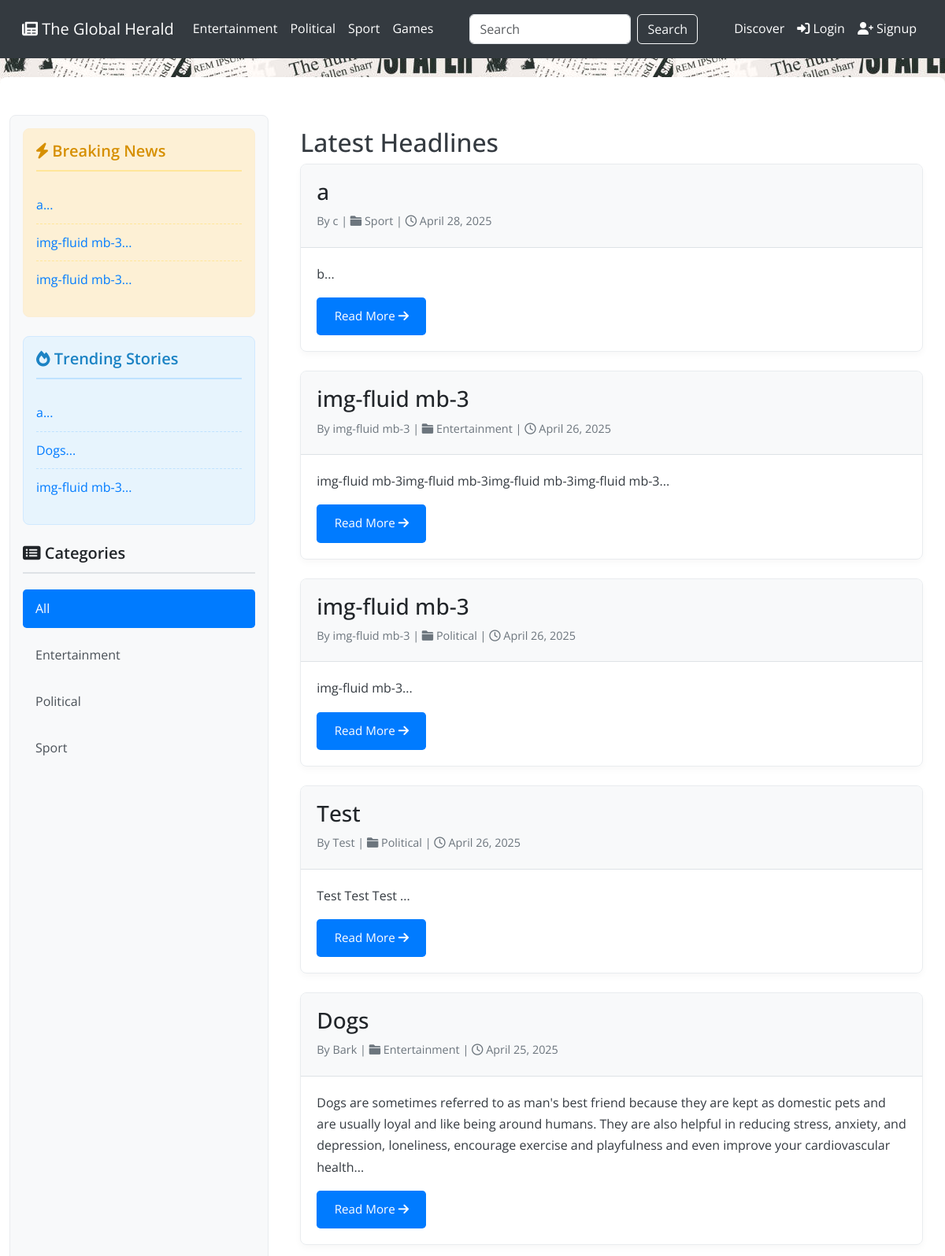
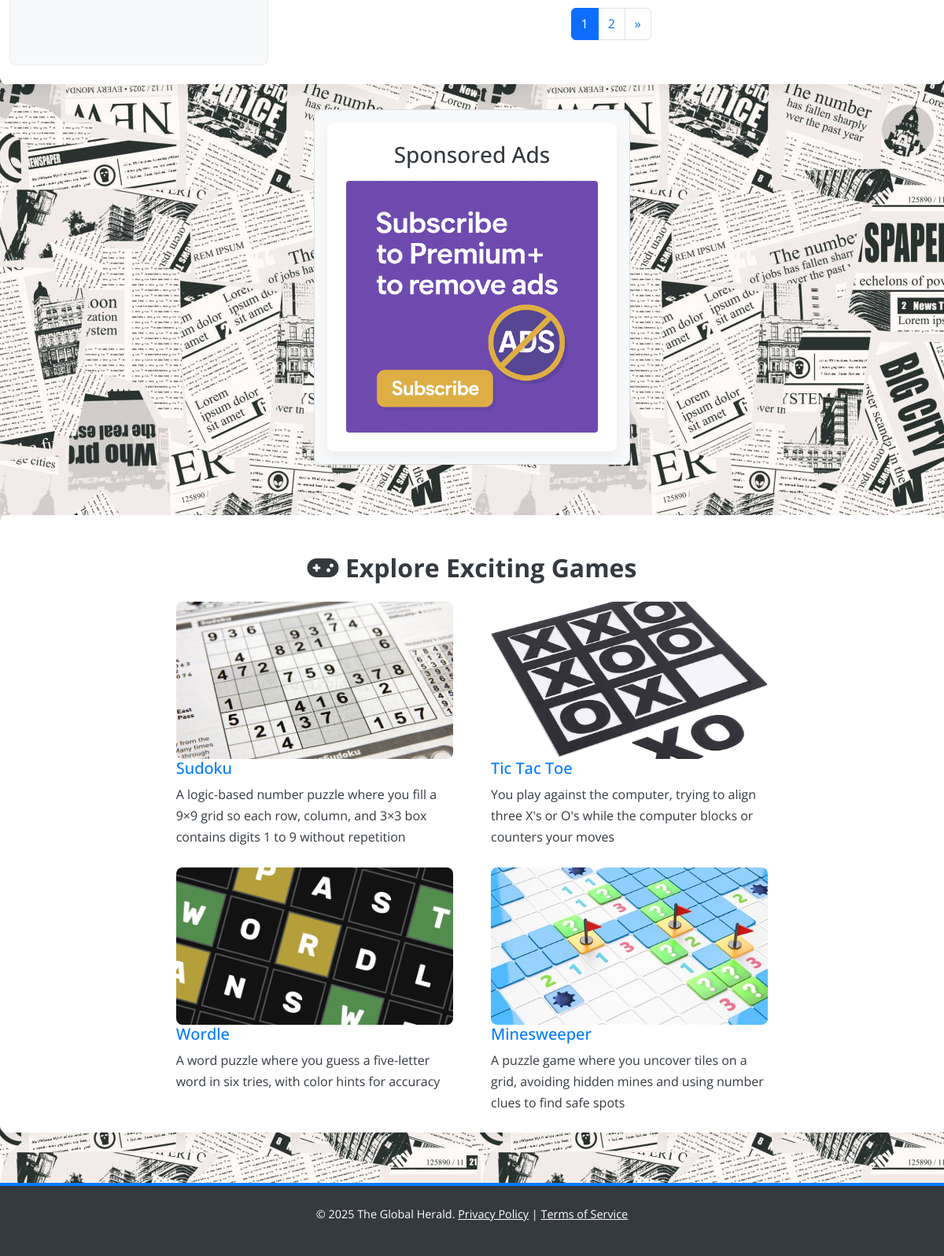
The page / on the database its author committed (2 pictures, top to bottom).
### tables this page shows
CREATE TABLE `category` (
  `category_id` int(11) NOT NULL,
  `category_name` varchar(255) NOT NULL
);

CREATE TABLE `articles` (
  `id` int(11) NOT NULL,
  `title` varchar(255) NOT NULL,
  `content` text NOT NULL,
  `author` varchar(100) NOT NULL,
  `created_at` timestamp NOT NULL DEFAULT current_timestamp(),
  `category_id` int(11) NOT NULL,
  `image_path` mediumtext NOT NULL,
  `views` int(11) NOT NULL DEFAULT 0
);

CREATE TABLE `game` (
  `GameID` int(11) NOT NULL,
  `Title` varchar(255) NOT NULL,
  `Description` varchar(500) NOT NULL,
  `img` text NOT NULL,
  `page` varchar(255) NOT NULL
);

### src/Views/index_view.php (the view, shortened to what the rows shown need)
<!DOCTYPE html>
<html lang="en">
<head>
        <link href="https://cdn.jsdelivr.net/npm/bootstrap@5.3.0/dist/css/bootstrap.min.css" rel="stylesheet">
        <link rel="stylesheet" href="https://cdnjs.cloudflare.com/ajax/libs/font-awesome/6.0.0-beta3/css/all.min.css">
        <link rel="stylesheet" href="../style/index.css">
</head>
<body>
        <?php include 'navbar.php'; ?>
        <div class="container mt-4">
                <div class="row">
                        <div class="col-md-3 sidebar">
                                <div class="breaking-news">
                                        <ul>
                                                <?php
                                                $breaking_news_query = "SELECT id, title FROM articles ORDER BY created_at DESC LIMIT 3";
                                                $breaking_news_result = $db->query($breaking_news_query);
                                                if ($breaking_news_result && $breaking_news_result->num_rows > 0): ?>
                                                        <?php while ($news = $breaking_news_result->fetch_assoc()): ?>
                                                                <li><a href="#"><?= htmlspecialchars(substr($news['title'], 0, 60)) ?>...</a>
                                                                </li>
                                                        <?php endwhile; ?>
                                                <?php else: ?>
                                                        <li>No breaking news at the moment.</li>
                                                <?php endif; ?>
                                        </ul>
                                </div>
                                <div class="popular-articles">
                                        <ul>
                                                <?php
                                                $popular_articles_query = "SELECT id, title FROM articles ORDER BY views DESC LIMIT 3";
                                                $popular_articles_result = $db->query($popular_articles_query);
                                                if ($popular_articles_result && $popular_articles_result->num_rows > 0): ?>
                                                        <?php while ($popular = $popular_articles_result->fetch_assoc()): ?>
                                                                <li><a href="article.php?id=<?= $popular['id'] ?>"><?= htmlspecialchars(substr($popular['title'], 0, 50)) ?>...</a>
                                                                </li>
                                                        <?php endwhile; ?>
                                                <?php else: ?>
                                                        <li>No trending stories yet.</li>
                                                <?php endif; ?>
                                        </ul>
                                </div>
                                <div>
                                        <ul class="category-list">
                                                <?php
                                                $categories_result->data_seek(0);
                                                while ($category = $categories_result->fetch_assoc()): ?>
                                                        <li
                                                                class="<?= $selected_category == $category['category_id'] ? 'active' : '' ?>">
                                                                <a href="index.php?category_id=<?= $category['category_id'] ?>">
                                                                        <?= htmlspecialchars($category['category_name']) ?>
                                                                </a>
                                                        </li>
                                                <?php endwhile; ?>
                                        </ul>
                                </div>
                        </div>
                        <div class="col-md-9 main-content">
                                <h2><?= $heading_text ?></h2>
                                <?php if ($articles_result->num_rows > 0): ?>
                                        <?php while ($article = $articles_result->fetch_assoc()): ?>
                                                <div class="article-card">
                                                        <div class="article-header">
                                                                <h2><?= htmlspecialchars($article['title']) ?></h2>
                                                                <p class="article-meta">
                                                                        By <?= htmlspecialchars($article['author']) ?> |
                                                                        <i class="fas fa-folder"></i>
                                                                        <?= htmlspecialchars($article['category_name']) ?> |
                                                                        <i class="far fa-clock"></i>
                                                                        <?= date("F j, Y", strtotime($article['created_at'])) ?>
                                                                </p>
                                                        </div>
                                                        <div class="article-content">
                                                                <p><?= nl2br(htmlspecialchars($article['short_content'])) ?>...</p>
                                                                <a href="article.php?id=<?= $article['id'] ?>"
                                                                        class="read-more-btn">Read More <i
                                                                                class="fas fa-arrow-right"></i></a>
                                                        </div>
                                                </div>
                                        <?php endwhile; ?>
                                <?php else: ?>
                                        <p class="lead">No articles available in this category.</p>
                                <?php endif; ?>
                        </div>
                </div>
        </div>
        <section class="container-games" id="games">
                <div class="container">
                        <div class="row ify-content-center">
                                <div class="col-md-10 col-lg-8 p-b-20">
                                        <div class="how2 how2-cl4 flex-s-c m-r-10 m-r-0-sr991">
                                                <h2 class="section-title"><i class="fas fa-gamepad"></i> Explore
                                                        Exciting Games</h2>
                                        </div>
                                        <div class="row p-t-35">
                                                <?php if ($games_result && $games_result->num_rows > 0): ?>
                                                        <?php while ($game = $games_result->fetch_assoc()): ?>
                                                                <div class="col-sm-6 p-r-25 p-r-15-sr991">
                                                                        <div class="m-b-45">
                                                                                <a href="index.php?play=<?= htmlspecialchars($game['GameID']) ?>"
                                                                                        class="wrap-pic-w hov1 trans-03">
                                                                                        <img src="<?= htmlspecialchars($game['img']) ?>"
                                                                                                alt="<?= htmlspecialchars($game['Title']) ?>"
                                                                                                class="game-img">
                                                                                </a>
                                                                                <div class="p-t-16">
                                                                                        <h5 class="p-b-5">
                                                                                                <a href="index.php?play=<?= htmlspecialchars($game['GameID']) ?>"
                                                                                                        class="f1-m-3 cl2 hov-cl10 trans-03">
                                                                                                        <?= htmlspecialchars($game['Title']) ?>
                                                                                                </a>
                                                                                        </h5>
                                                                                        <span class="cl8">
                                                                                                <span class="f1-s-3">
                                                                                                        <?= nl2br(htmlspecialchars($game['Description'])) ?>
                                                                                                </span>
                                                                                        </span>
                                                                                </div>
                                                                        </div>
                                                                </div>
                                                        <?php endwhile; ?>
                                                <?php else: ?>
                                                        <p class="lead">No games available at the moment.</p>
                                                <?php endif; ?>
                                        </div>
                                </div>
                        </div>
                </div>
        </section>
        <link rel="stylesheet" href="https://cdnjs.cloudflare.com/ajax/libs/font-awesome/6.0.0/css/all.min.css"
 />
</body>
</html>

### src/Views/navbar.php (shortened to what the rows shown need)
<nav class="navbar navbar-expand-lg navbar-dark">
    <div class="container-fluid">
        <div class="collapse navbar-collapse" id="navbarNav">
            <ul class="navbar-nav me-auto mb-2 mb-lg-0">
                <?php
                $categories_result->data_seek(0);
                while ($category = $categories_result->fetch_assoc()): ?>
                    <li class="nav-item">
                        <a class="nav-link <?= $selected_category == $category['category_id'] ? 'active' : '' ?>"
                            href="index.php?category_id=<?= $category['category_id'] ?>">
                            <?= htmlspecialchars($category['category_name']) ?>
                        </a>
                    </li>
                <?php endwhile; ?>
            </ul>
        </div>
    </div>
</nav>

### rows shown on the page
category: category_name "Entertainment"
category: category_name "Political"
category: category_name "Sport"
articles: title "a", author "c", category.category_name "Sport", created_at "April 28, 2025", short_content "b"
articles: title "img-fluid mb-3", author "img-fluid mb-3", category.category_name "Entertainment", created_at "April 26, 2025", short_content "img-fluid mb-3img-fluid mb-3img-fluid mb-3img-fluid mb-3"
articles: title "img-fluid mb-3", author "img-fluid mb-3", category.category_name "Political", created_at "April 26, 2025", short_content "img-fluid mb-3"
articles: title "Dogs", author "Bark", category.category_name "Entertainment", created_at "April 25, 2025", short_content "Dogs are sometimes referred to as man's best friend because they are kept as domestic pets and are usually loyal and like being around humans. They are also helpful in reducing stress, anxiety, and depression, loneliness, encourage exercise and playfulness and even improve your cardiovascular health"
articles: title "Test", author "Test", category.category_name "Political", created_at "April 26, 2025", short_content "Test Test Test"
game: img (picture), Title "Sudoku", Description "A logic-based number puzzle where you fill a 9×9 grid so each row, column, and 3×3 box contains digits 1 to 9 without repetition"
game: img (picture), Title "Tic Tac Toe", Description "You play against the computer, trying to align three X's or O's while the computer blocks or counters your moves"
game: img (picture), Title "Wordle", Description "A word puzzle where you guess a five-letter word in six tries, with color hints for accuracy"
game: img (picture), Title "Minesweeper", Description "A puzzle game where you uncover tiles on a grid, avoiding hidden mines and using number clues to find safe spots"

### other values the page prints
$heading_text "Latest Headlines"
